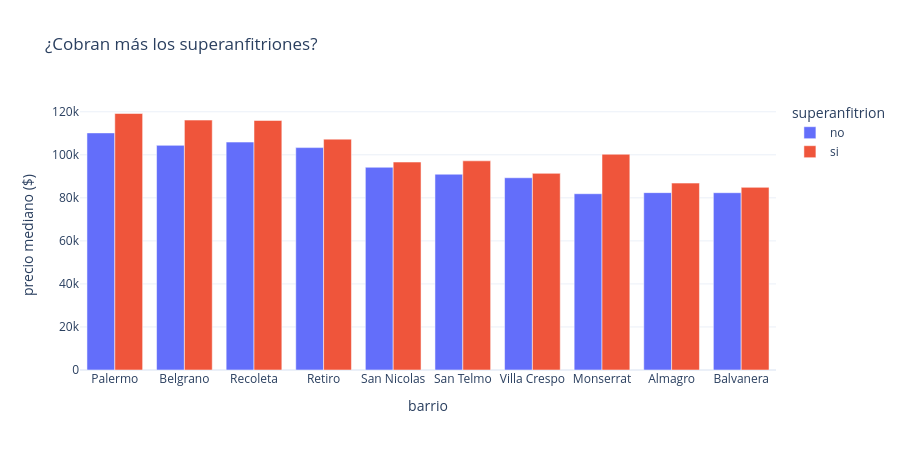

Here is the notebook cell this chart was saved with:
### Code cell
px.bar(resumen, x="barrio", y="precio_mediano", color="superanfitrion",
       barmode="group", hover_data=["publicaciones", "puntaje"],
       category_orders={"barrio": list(orden)},
       labels={"precio_mediano": "precio mediano ($)"},
       title="¿Cobran más los superanfitriones?")

### Figure 1 — Plotly figure (JSON) as saved in the notebook; plotly's stock layout.template omitted (floating-point values rounded to 4 significant figures)
{"data": [{"alignmentgroup": "True", "customdata": [[565.0, 4.71], [730.0, 4.628], [744.0, 4.692], [847.0, 4.65], [4590.0, 4.71], [2111.0, 4.698], [844.0, 4.635], [1265.0, 4.666], [445.0, 4.672], [522.0, 4.698]], "hovertemplate": "superanfitrion=no<br>barrio=%{x}<br>precio mediano ($)=%{y}<br>publicaciones=%{customdata[0]}<br>puntaje=%{customdata[1]}<extra></extra>", "legendgroup": "no", "marker": {"color": "#636efa", "pattern": {"shape": ""}}, "name": "no", "offsetgroup": "no", "orientation": "v", "showlegend": true, "textposition": "auto", "type": "bar", "x": ["Almagro", "Balvanera", "Belgrano", "Monserrat", "Palermo", "Recoleta", "Retiro", "San Nicolas", "San Telmo", "Villa Crespo"], "xaxis": "x", "y": [82420.0, 82390.0, 104400.0, 81910.0, 110200.0, 105900.0, 103300.0, 94200.0, 90970.0, 89330.0], "yaxis": "y"}, {"alignmentgroup": "True", "customdata": [[419.0, 4.873], [327.0, 4.88], [566.0, 4.88], [518.0, 4.874], [4299.0, 4.875], [1616.0, 4.881], [484.0, 4.878], [908.0, 4.874], [280.0, 4.884], [392.0, 4.895]], "hovertemplate": "superanfitrion=si<br>barrio=%{x}<br>precio mediano ($)=%{y}<br>publicaciones=%{customdata[0]}<br>puntaje=%{customdata[1]}<extra></extra>", "legendgroup": "si", "marker": {"color": "#EF553B", "pattern": {"shape": ""}}, "name": "si", "offsetgroup": "si", "orientation": "v", "showlegend": true, "textposition": "auto", "type": "bar", "x": ["Almagro", "Balvanera", "Belgrano", "Monserrat", "Palermo", "Recoleta", "Retiro", "San Nicolas", "San Telmo", "Villa Crespo"], "xaxis": "x", "y": [86850.0, 84870.0, 116100.0, 100300.0, 119200.0, 116000.0, 107300.0, 96630.0, 97200.0, 91370.0], "yaxis": "y"}], "layout": {"barmode": "group", "height": 450, "legend": {"title": {"text": "superanfitrion"}, "tracegroupgap": 0}, "title": {"text": "¿Cobran más los superanfitriones?"}, "xaxis": {"anchor": "y", "categoryarray": ["Palermo", "Belgrano", "Recoleta", "Retiro", "San Nicolas", "San Telmo", "Villa Crespo", "Monserrat", "Almagro", "Balvanera"], "categoryorder": "array", "domain": [0, 1], "title": {"text": "barrio"}}, "yaxis": {"anchor": "x", "domain": [0, 1], "title": {"text": "precio mediano ($)"}}}}
